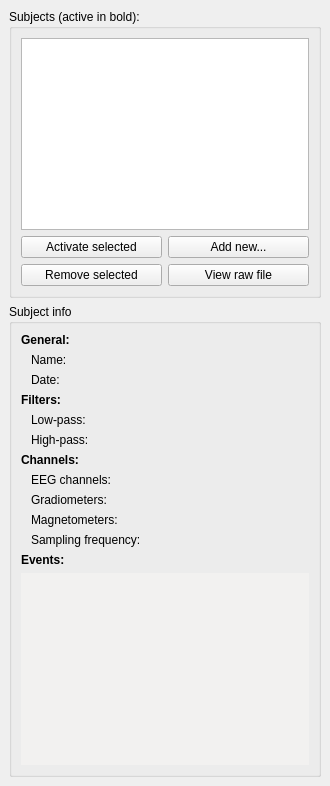
  <widget class="QDockWidget" name="dockWidgetSubjects">
   <property name="minimumSize">
    <size>
     <width>330</width>
     <height>695</height>
    </size>
   </property>
   <property name="floating">
    <bool>false</bool>
   </property>
   <property name="features">
    <set>QDockWidget::DockWidgetFloatable</set>
   </property>
   <attribute name="dockWidgetArea">
    <number>1</number>
   </attribute>
   <widget class="QWidget" name="dockWidgetContents">
    <layout class="QGridLayout" name="gridLayout_9">
     <item row="1" column="0">
      <widget class="QGroupBox" name="groupBoxSubjectInfo">
       <property name="title">
        <string>Subject info</string>
       </property>
       <layout class="QGridLayout" name="gridLayout_10">
        <item row="3" column="0">
         <widget class="QLabel" name="labelEvents">
          <property name="font">
           <font>
            <weight>75</weight>
            <bold>true</bold>
           </font>
          </property>
          <property name="text">
           <string>Events:</string>
          </property>
         </widget>
        </item>
        <item row="1" column="0">
         <layout class="QVBoxLayout" name="verticalLayout_12">
          <item>
           <widget class="QLabel" name="labelFilters">
            <property name="font">
             <font>
              <weight>75</weight>
              <bold>true</bold>
             </font>
            </property>
            <property name="text">
             <string>Filters:</string>
            </property>
           </widget>
          </item>
          <item>
           <layout class="QHBoxLayout" name="horizontalLayout_30">
            <property name="leftMargin">
             <number>10</number>
            </property>
            <item>
             <widget class="QLabel" name="labelLow">
              <property name="lineWidth">
               <number>1</number>
              </property>
              <property name="text">
               <string>Low-pass:</string>
              </property>
              <property name="scaledContents">
               <bool>true</bool>
              </property>
              <property name="wordWrap">
               <bool>false</bool>
              </property>
              <property name="textInteractionFlags">
               <set>Qt::LinksAccessibleByMouse|Qt::TextSelectableByMouse</set>
              </property>
             </widget>
            </item>
            <item>
             <widget class="QLabel" name="labelLowValue">
              <property name="sizePolicy">
               <sizepolicy hsizetype="Expanding" vsizetype="Preferred">
                <horstretch>0</horstretch>
                <verstretch>0</verstretch>
               </sizepolicy>
              </property>
              <property name="text">
               <string/>
              </property>
              <property name="wordWrap">
               <bool>true</bool>
              </property>
              <property name="textInteractionFlags">
               <set>Qt::LinksAccessibleByMouse|Qt::TextSelectableByMouse</set>
              </property>
             </widget>
            </item>
           </layout>
          </item>
          <item>
           <layout class="QHBoxLayout" name="horizontalLayout_31">
            <property name="leftMargin">
             <number>10</number>
            </property>
            <item>
             <widget class="QLabel" name="labelHigh">
              <property name="text">
               <string>High-pass:</string>
              </property>
              <property name="wordWrap">
               <bool>false</bool>
              </property>
              <property name="textInteractionFlags">
               <set>Qt::LinksAccessibleByMouse|Qt::TextSelectableByMouse</set>
              </property>
             </widget>
            </item>
            <item>
             <widget class="QLabel" name="labelHighValue">
              <property name="sizePolicy">
               <sizepolicy hsizetype="Expanding" vsizetype="Preferred">
                <horstretch>0</horstretch>
                <verstretch>0</verstretch>
               </sizepolicy>
              </property>
              <property name="text">
               <string/>
              </property>
              <property name="wordWrap">
               <bool>true</bool>
              </property>
              <property name="textInteractionFlags">
               <set>Qt::LinksAccessibleByMouse|Qt::TextSelectableByMouse</set>
              </property>
             </widget>
            </item>
           </layout>
          </item>
         </layout>
        </item>
        <item row="2" column="0">
         <layout class="QVBoxLayout" name="verticalLayout_11">
          <item>
           <widget class="QLabel" name="labelChannels">
            <property name="font">
             <font>
              <weight>75</weight>
              <bold>true</bold>
             </font>
            </property>
            <property name="text">
             <string>Channels:</string>
            </property>
           </widget>
          </item>
          <item>
           <layout class="QHBoxLayout" name="horizontalLayout_25">
            <property name="leftMargin">
             <number>10</number>
            </property>
            <item>
             <widget class="QLabel" name="labelEEG">
              <property name="text">
               <string>EEG channels:</string>
              </property>
              <property name="wordWrap">
               <bool>false</bool>
              </property>
              <property name="textInteractionFlags">
               <set>Qt::LinksAccessibleByMouse|Qt::TextSelectableByMouse</set>
              </property>
             </widget>
            </item>
            <item>
             <widget class="QLabel" name="labelEEGValue">
              <property name="sizePolicy">
               <sizepolicy hsizetype="Expanding" vsizetype="Preferred">
                <horstretch>0</horstretch>
                <verstretch>0</verstretch>
               </sizepolicy>
              </property>
              <property name="text">
               <string/>
              </property>
              <property name="wordWrap">
               <bool>true</bool>
              </property>
              <property name="textInteractionFlags">
               <set>Qt::LinksAccessibleByMouse|Qt::TextSelectableByMouse</set>
              </property>
             </widget>
            </item>
           </layout>
          </item>
          <item>
           <layout class="QHBoxLayout" name="horizontalLayout_27">
            <property name="leftMargin">
             <number>10</number>
            </property>
            <item>
             <widget class="QLabel" name="labelGradMEG">
              <property name="text">
               <string>Gradiometers:</string>
              </property>
              <property name="textInteractionFlags">
               <set>Qt::LinksAccessibleByMouse|Qt::TextSelectableByMouse</set>
              </property>
             </widget>
            </item>
            <item>
             <widget class="QLabel" name="labelGradMEGValue">
              <property name="sizePolicy">
               <sizepolicy hsizetype="Expanding" vsizetype="Preferred">
                <horstretch>0</horstretch>
                <verstretch>0</verstretch>
               </sizepolicy>
              </property>
              <property name="text">
               <string/>
              </property>
              <property name="wordWrap">
               <bool>true</bool>
              </property>
              <property name="textInteractionFlags">
               <set>Qt::LinksAccessibleByMouse|Qt::TextSelectableByMouse</set>
              </property>
             </widget>
            </item>
           </layout>
          </item>
          <item>
           <layout class="QHBoxLayout" name="horizontalLayout_28">
            <property name="leftMargin">
             <number>10</number>
            </property>
            <item>
             <widget class="QLabel" name="labelMagMEG">
              <property name="text">
               <string>Magnetometers:</string>
              </property>
              <property name="textInteractionFlags">
               <set>Qt::LinksAccessibleByMouse|Qt::TextSelectableByMouse</set>
              </property>
             </widget>
            </item>
            <item>
             <widget class="QLabel" name="labelMagMEGValue">
              <property name="sizePolicy">
               <sizepolicy hsizetype="Expanding" vsizetype="Preferred">
                <horstretch>0</horstretch>
                <verstretch>0</verstretch>
               </sizepolicy>
              </property>
              <property name="text">
               <string/>
              </property>
              <property name="wordWrap">
               <bool>true</bool>
              </property>
              <property name="textInteractionFlags">
               <set>Qt::LinksAccessibleByMouse|Qt::TextSelectableByMouse</set>
              </property>
             </widget>
            </item>
           </layout>
          </item>
          <item>
           <layout class="QHBoxLayout" name="horizontalLayout_29">
            <property name="leftMargin">
             <number>10</number>
            </property>
            <item>
             <widget class="QLabel" name="labelSamples">
              <property name="text">
               <string>Sampling frequency:</string>
              </property>
              <property name="textInteractionFlags">
               <set>Qt::LinksAccessibleByMouse|Qt::TextSelectableByMouse</set>
              </property>
             </widget>
            </item>
            <item>
             <widget class="QLabel" name="labelSamplesValue">
              <property name="sizePolicy">
               <sizepolicy hsizetype="Expanding" vsizetype="Preferred">
                <horstretch>0</horstretch>
                <verstretch>0</verstretch>
               </sizepolicy>
              </property>
              <property name="text">
               <string/>
              </property>
              <property name="wordWrap">
               <bool>true</bool>
              </property>
              <property name="textInteractionFlags">
               <set>Qt::LinksAccessibleByMouse|Qt::TextSelectableByMouse</set>
              </property>
             </widget>
            </item>
           </layout>
          </item>
         </layout>
        </item>
        <item row="0" column="0">
         <layout class="QVBoxLayout" name="verticalLayout_9">
          <item>
           <widget class="QLabel" name="labelSubjectGeneral">
            <property name="font">
             <font>
              <weight>75</weight>
              <bold>true</bold>
             </font>
            </property>
            <property name="text">
             <string>General:</string>
            </property>
            <property name="textFormat">
             <enum>Qt::AutoText</enum>
            </property>
           </widget>
          </item>
          <item>
           <layout class="QHBoxLayout" name="horizontalLayout_23">
            <property name="leftMargin">
             <number>10</number>
            </property>
            <item>
             <widget class="QLabel" name="labelSubject">
              <property name="text">
               <string>Name:</string>
              </property>
              <property name="wordWrap">
               <bool>false</bool>
              </property>
              <property name="textInteractionFlags">
               <set>Qt::LinksAccessibleByMouse|Qt::TextSelectableByMouse</set>
              </property>
             </widget>
            </item>
            <item>
             <widget class="QLabel" name="labelSubjectValue">
              <property name="sizePolicy">
               <sizepolicy hsizetype="Expanding" vsizetype="Preferred">
                <horstretch>0</horstretch>
                <verstretch>0</verstretch>
               </sizepolicy>
              </property>
              <property name="text">
               <string/>
              </property>
              <property name="wordWrap">
               <bool>true</bool>
              </property>
              <property name="textInteractionFlags">
               <set>Qt::LinksAccessibleByMouse|Qt::TextSelectableByMouse</set>
              </property>
             </widget>
            </item>
           </layout>
          </item>
          <item>
           <layout class="QHBoxLayout" name="horizontalLayout_24">
            <property name="leftMargin">
             <number>10</number>
            </property>
            <item>
             <widget class="QLabel" name="labelDate">
              <property name="text">
               <string>Date:</string>
              </property>
              <property name="wordWrap">
               <bool>false</bool>
              </property>
              <property name="textInteractionFlags">
               <set>Qt::LinksAccessibleByMouse|Qt::TextSelectableByMouse</set>
              </property>
             </widget>
            </item>
            <item>
             <widget class="QLabel" name="labelDateValue">
              <property name="sizePolicy">
               <sizepolicy hsizetype="Expanding" vsizetype="Preferred">
                <horstretch>0</horstretch>
                <verstretch>0</verstretch>
               </sizepolicy>
              </property>
              <property name="text">
               <string/>
              </property>
              <property name="wordWrap">
               <bool>true</bool>
              </property>
              <property name="textInteractionFlags">
               <set>Qt::LinksAccessibleByMouse|Qt::TextSelectableByMouse</set>
              </property>
             </widget>
            </item>
           </layout>
          </item>
         </layout>
        </item>
        <item row="4" column="0">
         <widget class="QTextBrowser" name="textBrowserEvents">
          <property name="palette">
           <palette>
            <active>
             <colorrole role="Base">
              <brush brushstyle="SolidPattern">
               <color alpha="255">
                <red>242</red>
                <green>241</green>
                <blue>240</blue>
               </color>
              </brush>
             </colorrole>
            </active>
            <inactive>
             <colorrole role="Base">
              <brush brushstyle="SolidPattern">
               <color alpha="255">
                <red>242</red>
                <green>241</green>
                <blue>240</blue>
               </color>
              </brush>
             </colorrole>
            </inactive>
            <disabled>
             <colorrole role="Base">
              <brush brushstyle="SolidPattern">
               <color alpha="255">
                <red>255</red>
                <green>255</green>
                <blue>255</blue>
               </color>
              </brush>
             </colorrole>
            </disabled>
           </palette>
          </property>
          <property name="frameShape">
           <enum>QFrame::NoFrame</enum>
          </property>
         </widget>
        </item>
       </layout>
      </widget>
     </item>
     <item row="0" column="0">
      <widget class="QGroupBox" name="groupBoxSubject_2">
       <property name="title">
        <string>Subjects (active in bold):</string>
       </property>
       <layout class="QGridLayout" name="gridLayout_12">
        <property name="margin">
         <number>9</number>
        </property>
        <item row="0" column="0">
         <widget class="QListWidget" name="listWidgetSubjects"/>
        </item>
        <item row="1" column="0">
         <layout class="QGridLayout" name="gridLayout_5">
          <property name="sizeConstraint">
           <enum>QLayout::SetDefaultConstraint</enum>
          </property>
          <item row="0" column="0">
           <widget class="QPushButton" name="pushButtonActivateSubject">
            <property name="text">
             <string>Activate selected</string>
            </property>
           </widget>
          </item>
          <item row="0" column="1">
           <widget class="QPushButton" name="pushButtonAddSubjects">
            <property name="text">
             <string>Add new...</string>
            </property>
           </widget>
          </item>
          <item row="1" column="0">
           <widget class="QPushButton" name="pushButtonRemoveSubject">
            <property name="text">
             <string>Remove selected</string>
            </property>
           </widget>
          </item>
          <item row="1" column="1">
           <widget class="QPushButton" name="pushButtonMNE_Browse_Raw">
            <property name="text">
             <string>View raw file</string>
            </property>
           </widget>
          </item>
         </layout>
        </item>
       </layout>
      </widget>
     </item>
    </layout>
   </widget>
  </widget>
